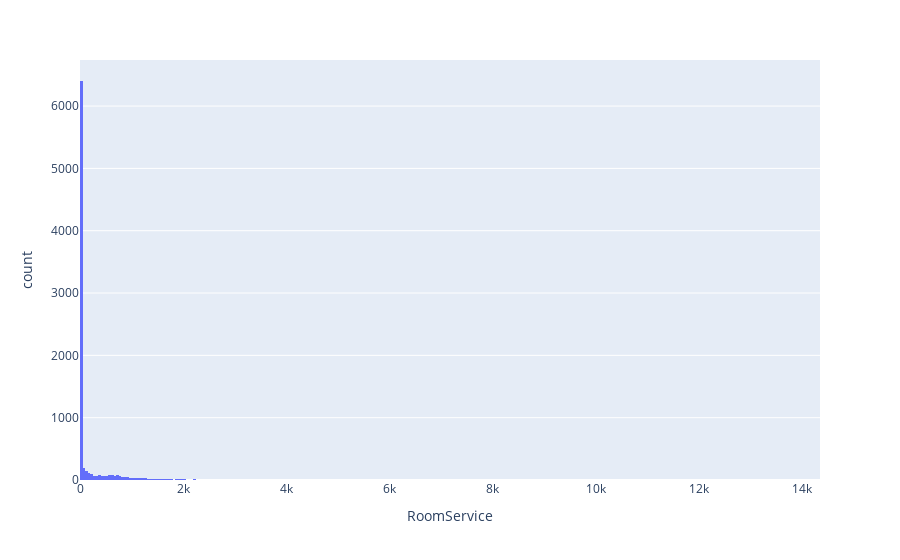

Notebook code for this chart:
### Markdown cell above
Age is pretty diversified....with a standard deviation of 14...most ages are correlated between 18-30.

### Code cell
# 3. Let's plot the distribution of the Room Service Bills
px.histogram(data_frame = train_df, x="RoomService")

### Figure 1 — Plotly figure (JSON) as saved in the notebook; plotly's stock layout.template omitted (floating-point values rounded to 4 significant figures; data arrays with more than 128 entries replaced by an {"elided": "..."} marker saying what was removed)
{"data": [{"alignmentgroup": "True", "bingroup": "x", "hovertemplate": "RoomService=%{x}<br>count=%{y}<extra></extra>", "legendgroup": "", "marker": {"color": "#636efa", "pattern": {"shape": ""}}, "name": "", "offsetgroup": "", "orientation": "v", "showlegend": false, "type": "histogram", "x": {"elided": "8693 int values"}, "xaxis": "x", "yaxis": "y"}], "layout": {"barmode": "relative", "legend": {"tracegroupgap": 0}, "margin": {"t": 60}, "xaxis": {"anchor": "y", "domain": [0, 1], "title": {"text": "RoomService"}}, "yaxis": {"anchor": "x", "domain": [0, 1], "title": {"text": "count"}}}}
